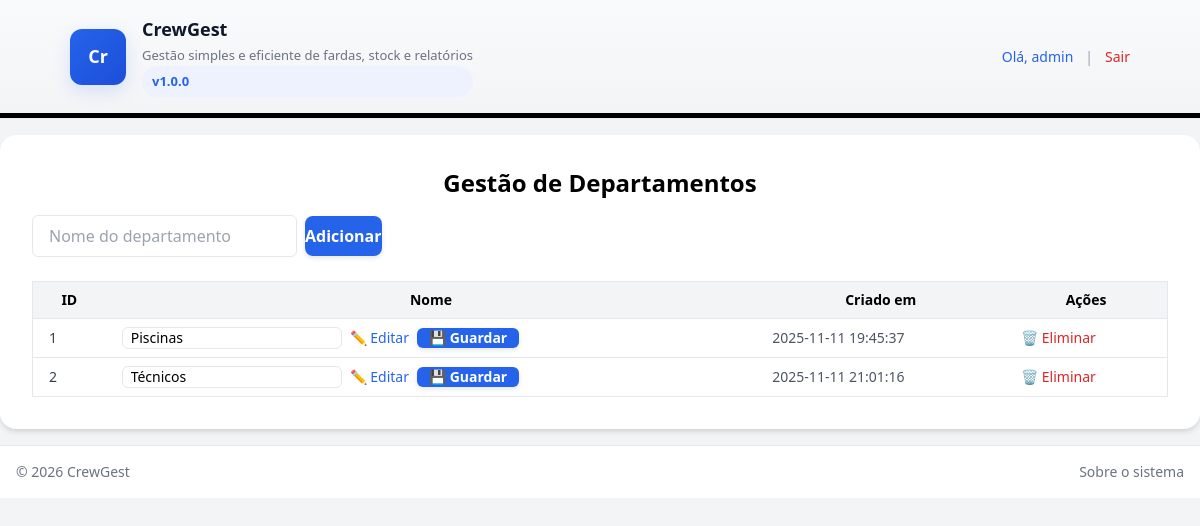
/public/departamentos.php (signed in), run on an earlier commit of the app's database.
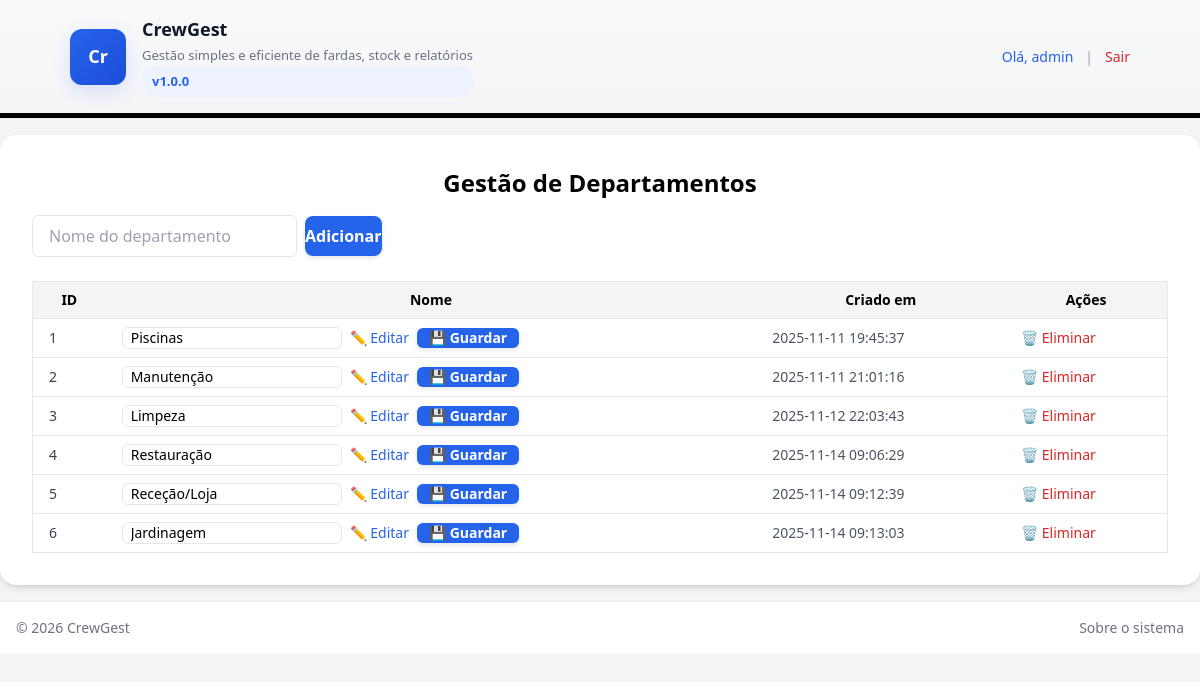
And on a later commit of the database.
### tables this page shows
CREATE TABLE `departamentos` (
  `id` int(11) NOT NULL,
  `nome` varchar(100) NOT NULL,
  `criado_em` timestamp NOT NULL DEFAULT current_timestamp()
);

### public/departamentos.php (the view, shortened to what this page needs)
<?php
require_once '../config/db.php';
$stmt = $pdo->query("SELECT * FROM departamentos ORDER BY id ASC");
$departamentos = $stmt->fetchAll(PDO::FETCH_ASSOC);
?>
<!DOCTYPE html>
<html lang="pt-PT" class="bg-gray-100">
<head>
    <link href="<?= BASE_URL ?>/public/css/style.css" rel="stylesheet">
</head>
<body>
<?php include_once '../src/templates/header.php'; ?>
<main class="max-w-7xl mx-auto bg-white rounded-2xl shadow-md p-8 mt-4 mb-4">
    <h1 class="text-2xl font-bold text-center mb-4">Gestão de Departamentos</h1>
    <form method="POST" class="flex items-center gap-2 mb-6">
        <input type="text" name="novo_departamento" placeholder="Nome do departamento"
               class="flex-1 border px-4 py-2 rounded-md" required>
        <button type="submit"
                class="bg-blue-600 hover:bg-blue-700 text-white font-bold px-5 py-2 rounded-lg">
            Adicionar
        </button>
    </form>
    <table class="min-w-full border border-gray-200 text-sm">
        <thead class="bg-gray-100">
            <tr>
                <th class="px-4 py-2 border-b">ID</th>
                <th class="px-4 py-2 border-b">Nome</th>
                <th class="px-4 py-2 border-b">Criado em</th>
                <th class="px-4 py-2 border-b">Ações</th>
            </tr>
        </thead>
        <tbody>
            <?php foreach ($departamentos as $d): ?>
            <tr class="hover:bg-gray-50">
                <td class="px-4 py-2 border-b text-gray-700"><?= $d['id'] ?></td>
                <td class="px-4 py-2 border-b">
                    <form method="POST" class="flex items-center gap-2">
                        <input type="text" name="nome" id="nome-<?= $d['id'] ?>"
                               value="<?= htmlspecialchars($d['nome']) ?>"
                               data-original="<?= htmlspecialchars($d['nome']) ?>"
                               readonly
                               class="border rounded-md px-2 py-1 flex-1 focus:outline-none focus:ring-2 focus:ring-blue-300 transition">
                        <button type="button" id="editar-<?= $d['id'] ?>"
                                class="text-blue-600 hover:text-blue-800"
                                onclick="enableEdit(<?= $d['id'] ?>)">
                            ✏️ Editar
                        </button>
                        <button type="submit" name="editar_departamento"
                                id="guardar-<?= $d['id'] ?>"
                                class="hidden bg-blue-600 text-white px-3 py-1 rounded-md font-medium hover:bg-blue-700">
                            💾 Guardar
                        </button>
                    </form>
                </td>
                <td class="px-4 py-2 border-b text-gray-600">
                    <?= date('Y-m-d H:i:s', strtotime($d['criado_em'] ?? 'now')) ?>
                </td>
                <td class="px-4 py-2 border-b">
                    <a href="?delete=<?= $d['id'] ?>" onclick="return confirm('Tem a certeza que deseja eliminar este departamento?');"
                       class="text-red-600 hover:text-red-800">
                        🗑️ Eliminar
                    </a>
                </td>
            </tr>
            <?php endforeach; ?>
        </tbody>
    </table>
</main>
<?php include_once '../src/templates/footer.php'; ?>
</body>
</html>

What changed in the data, as far as the page shows it:
changed departamentos id 2: nome "Técnicos" → "Manutenção"
added departamentos: id "3", nome "Limpeza", criado_em "2025-11-12 22:03:43"
added departamentos: id "4", nome "Restauração", criado_em "2025-11-14 09:06:29"
added departamentos: id "5", nome "Receção/Loja", criado_em "2025-11-14 09:12:39"
added departamentos: id "6", nome "Jardinagem", criado_em "2025-11-14 09:13:03"
